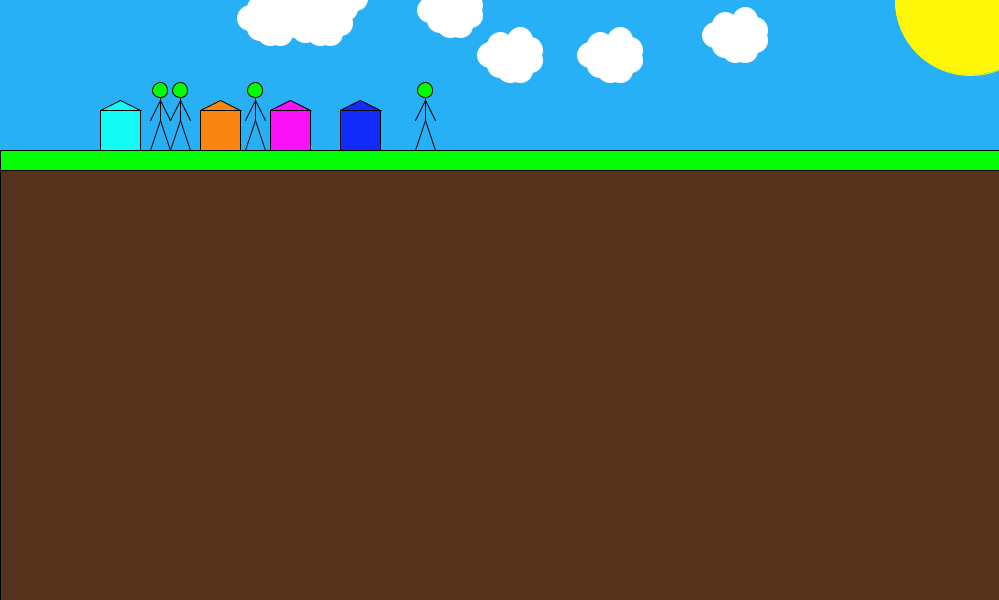
Frame 1 (no input)
Frame 60 (the mouse pressed at the canvas centre just before this capture): identical to frame 1, image omitted
Frame 120 (the mouse held since frame 60 and released just before this capture): identical to frame 1, image omitted

The Processing sketch that drew this single still picture (run headless with seeded random() and noise(); from frame 60 on, the mouse is pressed at the canvas centre):

// Processing sketch: processing_114189
// ── processing_114189.pde

void setup() {
  size(999, 600);
}
void draw() {

  //1. landskab, sol, baggrund


  //jord

  background(40, 176, 247);
  fill(85, 50, 27);
  rect(0, 150, 999, 999);
  fill(255, 255, 255);
  line(0, 150, 999, 150);
  fill(255, 247, 8);

  //sol

  stroke(255, 255, 0);
  ellipse(970, 0, 150, 150);
  stroke(0, 0, 0);
  fill(255, 255, 255);
  fill(0, 255, 0);
  rect(0, 150, 999, 20);
  fill(255, 255, 255);
  
  //2.Flere stickmen, skyer og huse
  
  //flere stickmen

  stickman(0, 0);
  stickman(20, 0);
  stickman(95,0);
  stickman(265,0);

  //flere skyer

  skyer(0, 0);
  skyer(-100, 0);
  skyer(125, -20);
  skyer(-160, -45);
  skyer(-275, -62);
  skyer(-290, -37);
  skyer(-305, -40);
  skyer(-320, -62);
  skyer(-340, -37);

  //flere huse

  fill(18, 250, 244);
  tegnhus(50, 10);
  fill(255, 255, 255);
  fill(250, 134, 18);
  tegnhus(150, 10);
  fill(255, 255, 255);
  fill(250, 18, 247);
  tegnhus(220, 10);
  fill(255, 255, 255);
  fill(18, 42, 250);
  tegnhus(290, 10);
  fill(255, 255, 255);
}

  //3. Funktioner der skaber flere huse

  //huse

void tegnhus(int x, int y) {

  rect(50+x, 100+y, 40, 40);
  beginShape();
  vertex(50+x, 100+y);
  vertex(90+x, 100+y);
  vertex(70+x, 90+y);
  vertex(50+x, 100+y);
  endShape();
}

  //skyer

void skyer(int x, int y) {

  stroke(255, 255, 255);
  ellipse(620+x, 40+y, 25, 25);
  ellipse(630+x, 50+y, 25, 25);
  ellipse(630+x, 60+y, 25, 25);
  ellipse(620+x, 70+y, 25, 25);
  ellipse(610+x, 70+y, 25, 25);
  ellipse(600+x, 65+y, 25, 25);
  ellipse(590+x, 55+y, 25, 25);
  ellipse(600+x, 50+y, 25, 25);
  ellipse(600+x, 45+y, 25, 25);
  ellipse(610+x, 50+y, 25, 25);
  stroke(0, 0, 0);
}

  //stickman

void stickman(int x1, int y1) {

  line(150+x1, 150+y1, 160+x1, 120+y1);
  line(160+x1, 120+y1, 170+x1, 150+y1);
  line(160+x1, 120+y1, 160+x1, 100+y1);
  line(160+x1, 100+y1, 150+x1, 120+y1);
  line(160+x1, 100+y1, 170+x1, 120+y1);
  line(160+x1, 100+y1, 160+x1, 95+y1);
  fill(0, 255, 0);
  ellipse(160+x1, 90+y1, 15, 15);
  fill(255, 255, 255);
}
